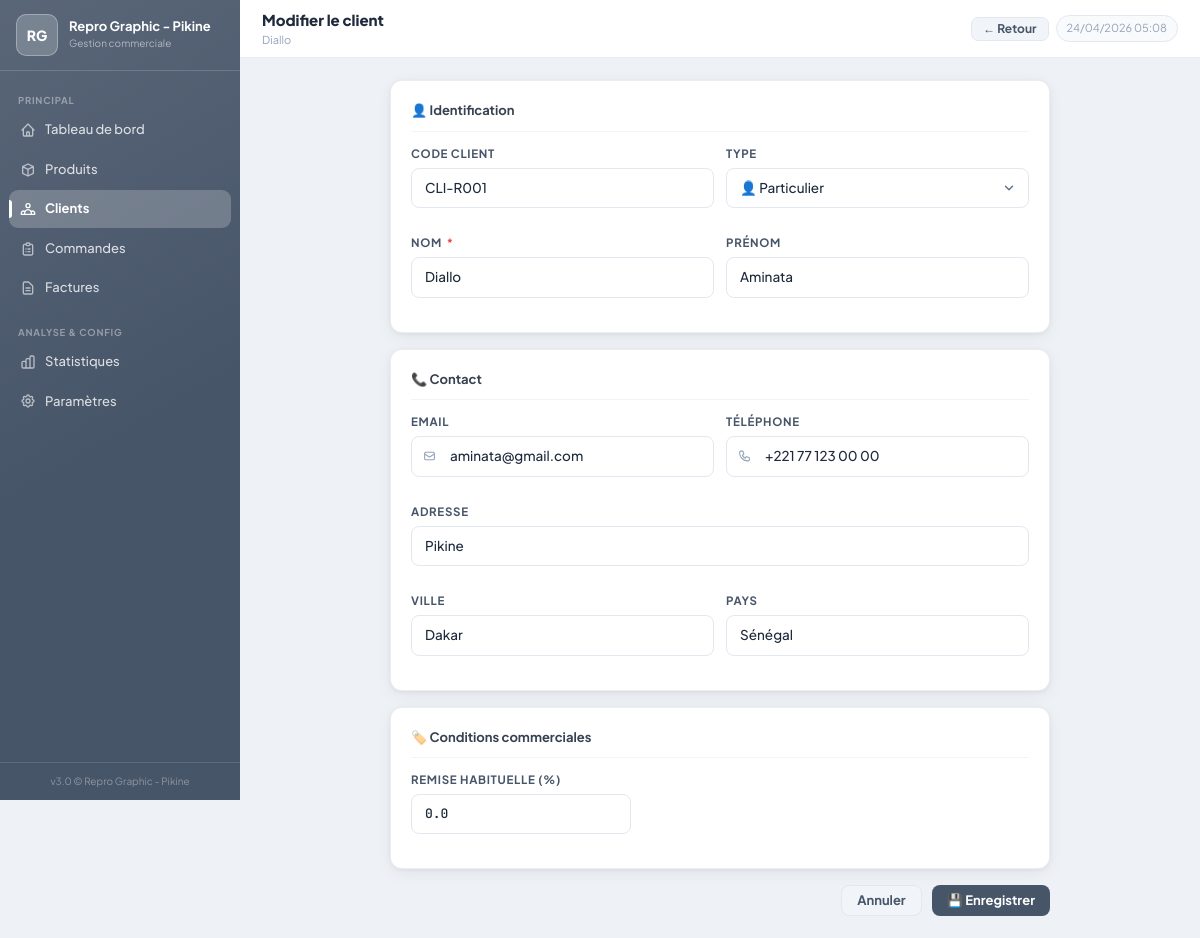
The app's page /clients/1/modifier with its own data.
### tables this page shows
CREATE TABLE parametres (
        cle TEXT PRIMARY KEY,
        valeur TEXT
    );

CREATE TABLE clients (
        id INTEGER PRIMARY KEY AUTOINCREMENT,
        code TEXT NOT NULL UNIQUE,
        nom TEXT NOT NULL,
        prenom TEXT,
        email TEXT,
        telephone TEXT,
        adresse TEXT,
        ville TEXT,
        pays TEXT DEFAULT 'Sénégal',
        type_client TEXT DEFAULT 'particulier',
        remise REAL DEFAULT 0,
        actif INTEGER DEFAULT 1,
        created_at TEXT DEFAULT (datetime('now'))
    );

### app.py (the view, shortened to what this page needs)
@app.route('/clients/<int:id>/modifier', methods=['GET','POST'])
def modifier_client(id):
    db = get_db(); client = db.execute("SELECT * FROM clients WHERE id=?", (id,)).fetchone(); params = get_all_params()
    if not client: flash('Client introuvable.','danger'); return redirect(url_for('clients'))
    return render_template('client_form.html', client=client, params=params)

### app.py (called while the page is built)
def get_db():
    if 'db' not in g:
        g.db = sqlite3.connect(DB_PATH)
        g.db.row_factory = sqlite3.Row
        g.db.execute("PRAGMA foreign_keys = ON")
    return g.db

def get_all_params():
    rows = get_db().execute("SELECT cle, valeur FROM parametres").fetchall()
    return {r['cle']: r['valeur'] for r in rows}

def get_logo_url(params=None):
    if params is None: params = get_all_params()
    lf = params.get('logo_filename', '')
    if lf and os.path.exists(os.path.join(LOGO_DIR, lf)):
        return f"/uploads/logo/{lf}"
    return None

@app.context_processor
def inject_globals():
    params   = get_all_params()
    logo_url = get_logo_url(params)
    return {
        'now': datetime.now().strftime('%d/%m/%Y %H:%M'),
        'now_date': date.today().isoformat(),
        'today': date.today().isoformat(),
        'logo_url': logo_url,
    }

### templates/client_form.html (shortened to what this page needs)
{% extends 'base.html' %}
{% block page_title %}{% if client %}Modifier le client{% else %}Nouveau client{% endif %}{% endblock %}
{% block page_subtitle %}{% if client %}{{ client.nom }}{% else %}Créer une fiche client{% endif %}{% endblock %}
{% block header_actions %}<a href="/clients" class="btn btn-s btn-sm">← Retour</a>{% endblock %}
{% block content %}
<div style="max-width:660px;margin:0 auto">
<form method="post" style="display:flex;flex-direction:column;gap:16px">
  <div class="card">
    <div class="sect-t">👤 Identification</div>
    <div style="display:grid;grid-template-columns:1fr 1fr;gap:12px" class="mob-stack">
      <div class="fgroup">
        <label class="flabel">Code client</label>
        <input type="text" name="code" value="{{ client.code if client else '' }}" placeholder="Auto-généré" class="finput">
      </div>
      <div class="fgroup">
        <label class="flabel">Type</label>
        <select name="type_client" class="finput">
          <option value="particulier" {% if not client or client.type_client=='particulier' %}selected{% endif %}>👤 Particulier</option>
        </select>
      </div>
      <div class="fgroup">
        <label class="flabel">Nom <span class="req">*</span></label>
        <input type="text" name="nom" value="{{ client.nom if client else '' }}" required class="finput" placeholder="Nom de famille / raison sociale">
      </div>
      <div class="fgroup">
        <label class="flabel">Prénom</label>
        <input type="text" name="prenom" value="{{ client.prenom if client else '' }}" class="finput" placeholder="Prénom (optionnel)">
      </div>
    </div>
  </div>
  <div class="card">
    <div class="sect-t">📞 Contact</div>
    <div style="display:grid;grid-template-columns:1fr 1fr;gap:12px" class="mob-stack">
      <div class="fgroup">
        <label class="flabel">Email</label>
        <div class="fg-ico">
          <input type="email" name="email" value="{{ client.email if client else '' }}" class="finput" placeholder="email@exemple.com">
        </div>
      </div>
      <div class="fgroup">
        <label class="flabel">Téléphone</label>
        <div class="fg-ico">
          <input type="text" name="telephone" value="{{ client.telephone if client else '' }}" class="finput" placeholder="+221 77 000 00 00">
        </div>
      </div>
      <div class="fgroup" style="grid-column:1/-1">
        <label class="flabel">Adresse</label>
        <input type="text" name="adresse" value="{{ client.adresse if client else '' }}" class="finput" placeholder="Rue, quartier…">
      </div>
      <div class="fgroup">
        <label class="flabel">Ville</label>
        <input type="text" name="ville" value="{{ client.ville if client else '' }}" class="finput" placeholder="Dakar">
      </div>
      <div class="fgroup">
        <label class="flabel">Pays</label>
        <input type="text" name="pays" value="{{ client.pays if client else 'Sénégal' }}" class="finput">
      </div>
    </div>
  </div>
  <div class="card">
    <div class="sect-t">🏷️ Conditions commerciales</div>
    <div style="max-width:220px">
      <div class="fgroup">
        <label class="flabel">Remise habituelle (%)</label>
        <input type="number" name="remise" value="{{ client.remise if client else 0 }}" min="0" max="100" step="0.5" class="finput">
      </div>
    </div>
  </div>
  <div style="display:flex;gap:10px;justify-content:flex-end">
    <a href="/clients" class="btn btn-s">Annuler</a>
    <button type="submit" class="btn btn-p">{% if client %}💾 Enregistrer{% else %}✓ Créer le client{% endif %}</button>
  </div>
</form>
</div>
{% endblock %}

### templates/base.html (shortened to what this page needs)
<!DOCTYPE html>
<html lang="fr">
<head>
<script src="https://cdn.tailwindcss.com"></script>
</head>
<body>
<aside class="sb" id="sb">
  <div class="sb-brand">
    <div class="sb-logo">
      {% if logo_url %}
        <img src="{{ logo_url }}" alt="Logo">
      {% else %}
        {{ params.get('logo_text','MB') }}
      {% endif %}
    </div>
    <div style="overflow:hidden">
      <div class="sb-name">{{ params.get('boutique_nom','Ma Boutique') }}</div>
      <div class="sb-sub">Gestion commerciale</div>
    </div>
  </div>
  <nav class="sb-nav">
    <div class="nav-sep">Principal</div>
    <a href="/" class="nl {% if request.path=='/' %}on{% endif %}">
      <svg class="w-4 h-4" fill="none" stroke="currentColor" viewBox="0 0 24 24" stroke-width="2"><path stroke-linecap="round" stroke-linejoin="round" d="M3 12l2-2m0 0l7-7 7 7M5 10v10a1 1 0 001 1h3m10-11l2 2m-2-2v10a1 1 0 01-1 1h-3m-6 0a1 1 0 001-1v-4a1 1 0 011-1h2a1 1 0 011 1v4a1 1 0 001 1m-6 0h6"/></svg>
      Tableau de bord
    </a>
    <a href="/produits" class="nl {% if '/produits' in request.path %}on{% endif %}">
      <svg class="w-4 h-4" fill="none" stroke="currentColor" viewBox="0 0 24 24" stroke-width="2"><path stroke-linecap="round" stroke-linejoin="round" d="M20 7l-8-4-8 4m16 0l-8 4m8-4v10l-8 4m0-10L4 7m8 4v10M4 7v10l8 4"/></svg>
      Produits
    </a>
    <a href="/clients" class="nl {% if '/clients' in request.path %}on{% endif %}">
      Clients
    </a>
    <a href="/commandes" class="nl {% if '/commandes' in request.path %}on{% endif %}">
      <svg class="w-4 h-4" fill="none" stroke="currentColor" viewBox="0 0 24 24" stroke-width="2"><path stroke-linecap="round" stroke-linejoin="round" d="M9 5H7a2 2 0 00-2 2v12a2 2 0 002 2h10a2 2 0 002-2V7a2 2 0 00-2-2h-2M9 5a2 2 0 002 2h2a2 2 0 002-2M9 5a2 2 0 012-2h2a2 2 0 012 2m-3 7h3m-3 4h3m-6-4h.01M9 16h.01"/></svg>
      Commandes
    </a>
    <a href="/factures" class="nl {% if '/factures' in request.path %}on{% endif %}">
      <svg class="w-4 h-4" fill="none" stroke="currentColor" viewBox="0 0 24 24" stroke-width="2"><path stroke-linecap="round" stroke-linejoin="round" d="M9 12h6m-6 4h6m2 5H7a2 2 0 01-2-2V5a2 2 0 012-2h5.586a1 1 0 01.707.293l5.414 5.414a1 1 0 01.293.707V19a2 2 0 01-2 2z"/></svg>
      Factures
    </a>
    <div class="nav-sep" style="margin-top:6px">Analyse &amp; Config</div>
    <a href="/statistiques" class="nl {% if '/statistiques' in request.path %}on{% endif %}">
      Statistiques
    </a>
    <a href="/parametres" class="nl {% if '/parametres' in request.path %}on{% endif %}">
      Paramètres
    </a>
  </nav>
  <div class="sb-foot">v3.0 &copy; {{ params.get('boutique_nom','') }}</div>
</aside>
<div class="mw" id="mw">
  <header class="tb">
    <div class="tb-left">
      <div style="overflow:hidden">
        <div class="tb-title">{% block page_title %}{% endblock %}</div>
        <div class="tb-sub">{% block page_subtitle %}{% endblock %}</div>
      </div>
    </div>
    <div class="tb-right">
      {% block header_actions %}{% endblock %}
      <span class="tb-clock">{{ now }}</span>
    </div>
  </header>
  <main class="pc">{% block content %}{% endblock %}</main>
</div>
</body>
</html>

### records on screen
parametres: get "RG"
parametres: get "Repro Graphic - Pikine"
clients: nom "Diallo", code "CLI-R001", type_client "👤 Particulier", prenom "Aminata", email "aminata@gmail.com", telephone "+221 77 123 00 00", adresse "Pikine", ville "Dakar", pays "Sénégal", remise "0.0"
